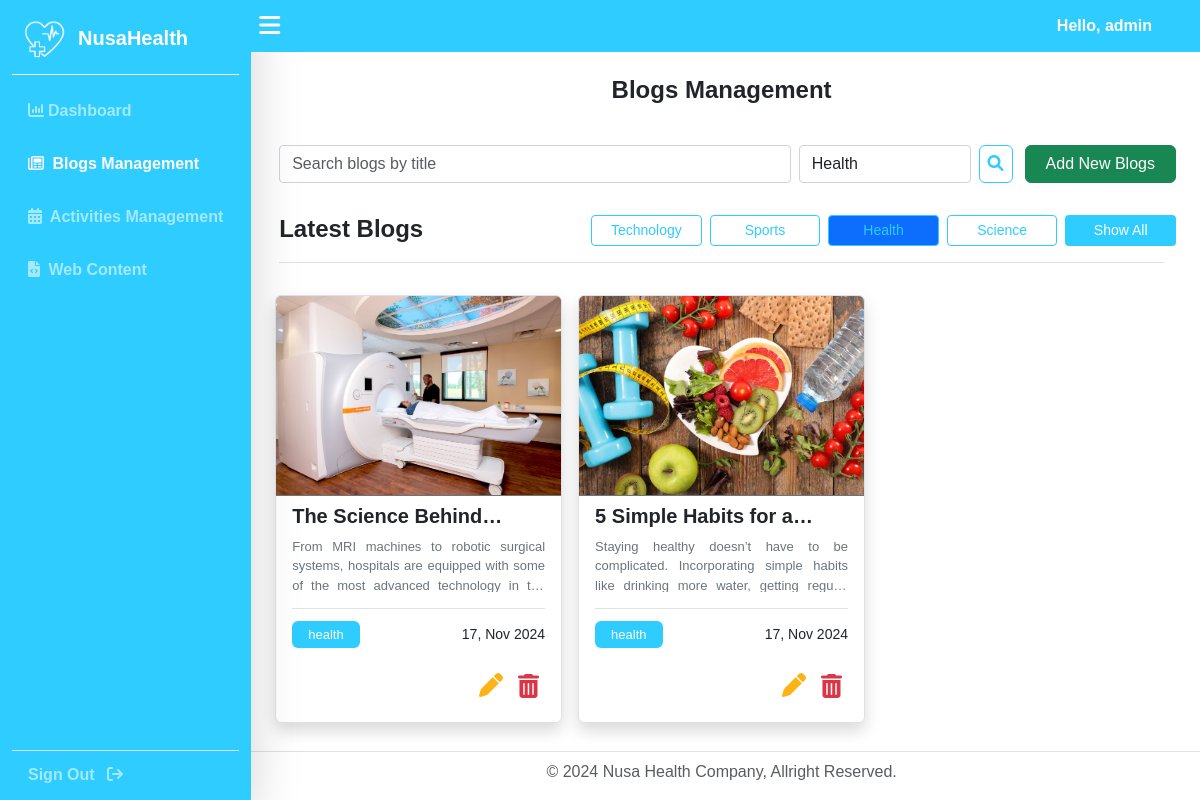
Screenshot of /dashboard/blogs-management?category=health&q= (signed in) with the database file from the repository.
### NusaHealthApp/models.py (models this page shows, shortened)
class Logo(models.Model):
    primary_logo = models.ImageField(upload_to='logos/', blank=True, null=True, help_text="Upload primary logo")
    secondary_logo = models.ImageField(upload_to='logos/', blank=True, null=True, help_text="Upload secondary logo")

class Blogs(models.Model):
    STATUS_CHOICES = (
        ('draft', 'Draft'),
        ('published', 'Published'),
    )
    CATEGORIES = (
        ('technology', 'Technology'),
        ('sports', 'Sports'),
        ('health', 'Health'),
        ('science', 'Science'),
        ('services', 'Services'),
        ('news', 'News'),
        ('diseases', 'Diseases'),
        ('events', 'Events'),
        ('education', 'Education'),
        ('lifestyle', 'LifeStyle'),
        ('medicine', 'Medicine'),
    )
    title = models.CharField(max_length=250)
    body = models.TextField()
    image = models.ImageField(upload_to='blogs/', help_text="Upload image")
    author = models.ForeignKey(User, related_name='blog_posts', on_delete=models.CASCADE)
    category = models.CharField(max_length=100, choices=CATEGORIES, default='health')
    objects = models.Manager()
    published = PublishedManager()
    slug = models.SlugField(max_length=250, unique_for_date='publish')
    publish = models.DateTimeField(default=timezone.now)
    created = models.DateTimeField(auto_now_add=True)
    updated = models.DateTimeField(auto_now=True)
    status = models.CharField(max_length=10, choices=STATUS_CHOICES, default='published')
    class Meta:
        ordering = ('-publish',)

### NusaHealthApp/views.py (the view)
# urls.py: path('dashboard/blogs-management', views.BlogsManagement, name='blogs-management'),
@admin_required()
def BlogsManagement(request):
    logo_instance = Logo.objects.first()
    blogs = Blogs.objects.all()
    category_filter = request.GET.get('category')
    if category_filter:
        blogs = blogs.filter(category=category_filter)
    query = request.GET.get('q')
    if query:
        blogs = blogs.filter(title__icontains=query)
    categories = Blogs.CATEGORIES
    context = {
        'section': 'blogs-management',
        'logo': logo_instance,
        'blogs': blogs,  # Queryset terisi, baik kosong maupun dengan hasil
        'categories': categories,
        'query': query,  # Menyertakan query untuk menjaga nilai pencarian di input
        'selected_category': category_filter,  # Menyertakan kategori yang terpilih
    }
    return render(request, 'Dashboard/blogs-management.html', context)

### NusaHealthApp/templates/Dashboard/blogs-management.html (shortened to what this page needs)
{% extends "Dashboard/base.html" %}
{% load static %}
{% block content %}
<div class="container pb-3">
    <div class="w-100 py-3 mb-3">
        <h4 class="text-center fw-bold">Blogs Management</h4>
    </div>
    <div class="d-flex flex-column gap-2 align-items-center w-100 container">
        <div class="row w-100">
            <form method="GET" class="col-10 d-flex gap-2" autocomplete="off">
                <input class="form-control w-75" type="search" name="q" placeholder="Search blogs by title"
                    value="{{ query|default:'' }}" aria-label="Search">
                <select name="category" class="form-control w-25" aria-label="Category Filter">
                    {% for category_value, category_name in categories %}
                    <option value="{{ category_value }}" {% if category_value|default_if_none:'' == selected_category %}selected{% endif %}>
                        {{ category_name }}
                    </option>
                    {% endfor %}
                </select>
                <button class="btn btn-outline-primary px-2" type="submit">
                    <i class="fas fa-search"></i>
                </button>
            </form>
            <a href="{% url 'blogs-management-add' %}" class="btn btn-success col-2">Add New Blogs</a>
        </div>
        <div id="latest-blogs" class="container py-3">
            <div class="d-flex w-100 justify-content-between border-bottom py-2">
                <h4 class="fw-bold w-25">Latest Blogs</h4>
                <div class="row d-flex w-75 justify-content-end flex-wrap">
                    {% for category_value, category_name in categories %}
                    <a href="?category={{ category_value }}&q={{ query|default:'' }}"
                       class="btn btn-outline-primary btn-sm col-md-2 me-2 mb-2 {% if category_value == selected_category %}active{% endif %}
                       {% if forloop.counter > 4 %}d-none category{% endif %}">
                        {{ category_name }}
                    </a>
                {% endfor %}
                    <button id="show-all-btn" class="btn btn-primary btn-sm col-md-2 mb-2">Show All</button>
                </div>
            </div>
        </div>
        <div class="row w-100">
            {% if blogs %}
            {% for blog in blogs %}
            <div class="col-md-4 p-2 hover-scaleup" style="cursor: pointer;">
                <div class="rounded shadow bg-white overflow-hidden border">
                    <img src="{{ blog.image.url }}" class="w-100 m-0 border-bottom border-secondary"
                        style="height: 200px; object-fit: cover;" alt="{{ blog.title }}">
                    <div class="my-2 mx-3 border-bottom">
                        <h5 class="fw-semibold text-truncate-1 fs-5" style="height: 25px;">
                            {{ blog.title }}
                        </h5>
                        <p class="text-secondary fs-small text-truncate-3 text-justify" style="height: 55px;">
                            {{ blog.body }}
                        </p>
                    </div>
                    <div class="my-2 mx-3 row justify-content-between align-items-center overflow-hidden"
                        style="height: 35px;">
                        <div class="d-flex flex-wrap gap-2 col-8 p-0">
                            <span class="bg-primary text-white rounded fs-small py-1 px-3">{{ blog.category }}</span>
                        </div>
                        <div class="col-4 p-0">
                            <p class="m-0 text-end" style="font-size: 14px;">
                                {{ blog.publish|date:"d, M Y" }}
                            </p>
                        </div>
                    </div>
                    <div class="m-3 justify-content-end row">
                        <div class="col-2 m-0 p-0 text-end">
                            <a href="{% url 'blogs-management-update' blog.id %}" class="text-warning fs-4"><i
                                    class="fas fa-pen"></i></a>
                        </div>
                        <div class="col-2 m-0 p-0 text-end">
                            <button class="text-danger fs-4 delete-btn border-0 bg-transparent"
                                data-url="{% url 'blogs-management-delete' blog.id %}"><i
                                    class="fas fa-trash-alt delete-btn"></i></button>
                        </div>
                    </div>
                </div>
            </div>
            {% endfor %}
            {% else %}
            <div class="alert alert-warning text-center w-100">
                No blogs found.
            </div>
            {% endif %}
        </div>
    </div>
</div>
{% endblock %}

### NusaHealthApp/templates/Dashboard/base.html (shortened to what this page needs)
<!DOCTYPE html>
<html lang="en">
<head>
    {% load django_bootstrap5 %}
    {% bootstrap_css %}
    {% load static %}
    <link rel="stylesheet" href="https://unpkg.com/swiper/swiper-bundle.min.css" />
    <link rel="stylesheet" href="{% static 'NusaHealthApp/css/custom.css' %}">
    <link rel="stylesheet" href="https://unpkg.com/leaflet/dist/leaflet.css" />
    <link rel="stylesheet" href="https://cdnjs.cloudflare.com/ajax/libs/font-awesome/6.0.0-beta3/css/all.min.css">
</head>
<body class="d-flex min-vh-100">
    {% include 'Dashboard/nav.html' %}
    <div id="main-menu" class="d-flex flex-column w-100 header-mcu">
        <section class="bg-primary d-flex justify-content-between align-items-center pe-5" style="z-index: 1010;">
            <div class="d-flex gap-3 align-items-center">
                <button id="toggle-sidebar-mcu" class="btn btn-primary rounded-0 py-2 px-3" type="button">
                    <span class="fs-4"><i class="fas fa-bars"></i></span>
                </button>
            </div>
            <p class="d-md-block d-none text-white fw-semibold my-0">
                Hello, {{ user.username }}
            </p>
        </section>
        <main class="d-flex flex-grow-1 pt-2">
            {% block content %}
            {% endblock %}
        </main>
        <section>
            {% include 'Dashboard/footer.html' %}
        </section>
    </div>
</body>
</html>

### NusaHealthApp/templates/Dashboard/nav.html (shortened to what this page needs)
{% load static %}
<nav id="sidebar-mcu" class="navbar bg-primary position-fixed navbar-dark fixed-start shadow-lg vh-100 d-flex flex-column align-items-start">
    <div class="container-fluid flex-column d-flex justify-content-between h-100">
        <div class="w-100 d-flex flex-column">
            <div class="text-white w-100 border-bottom border-white d-flex justify-content-between px-2 align-items-center" style="padding-bottom: 5.5px;">
                <div class="navbar-brand fw-semibold fs-md-2 fs-5 d-flex align-items-center">
                    <img src="{{logo.secondary_logo.url}}" alt="Logo XXX" width="50px" class="me-2">
                    NusaHealth
                </div>
            </div>
            <ul class="navbar-nav d-flex flex-column gap-3 mt-3 w-100 px-3">
                <li class="nav-item">
                    <a class="nav-link fw-semibold {% if section == 'dashboard' %}active{% endif %}" href="{% url 'dashboard' %}">
                        <i class="fa-solid fa-chart-column me-1"></i>Dashboard
                    </a>
                </li>
            <li class="nav-item">
                <a class="nav-link fw-semibold {% if section == 'blogs-management' %}active{% endif %}" href="{% url 'blogs-management' %}">
                    <i class="fa-regular fa-newspaper me-1"></i> Blogs Management
                </a>
            </li>
            <li class="nav-item">
                <a class="nav-link fw-semibold {% if section == 'activities-management' %}active{% endif %}" href="{% url 'activities-management' %}">
                    <i class="fa-solid fa-calendar-days me-1"></i> Activities Management
                </a>
            </li>
            <li class="nav-item">
                <a class="nav-link fw-semibold {% if section == 'content-management' %}active{% endif %}" href="{% url 'content-management' %}">
                    <i class="fa-solid fa-file-code me-1"></i> Web Content
                </a>
            </ul>
        </div>
        <ul class="navbar-nav d-flex flex-column w-100 border-top boder-light pt-1 px-3">
            <li class="nav-item">
                {% if user.is_authenticated %}
                    <a class="nav-link fw-semibold" href="{% url 'sign-out' %}">
                        Sign Out <i class="fa-solid fa-arrow-right-from-bracket ms-2"></i>
                    </a>
                {% else %}
                    <a class="nav-link fw-semibold {% if section == 'signIn' %}active{% endif %}" href="{% url 'sign-in' %}">
                        Sign In <i class="fas fa-arrow-right-to-bracket ms-2"></i>
                    </a>
                {% endif %}
            </li>
        </ul>
    </div>
</nav>

### NusaHealthApp/static/NusaHealthApp/css/custom.css (style rules this page uses)
* { font-family: Arial, Helvetica, sans-serif; }
.bg-primary { background: #2FCCFF !important; }
.btn-outline-primary { border-color: #2FCCFF !important; color: #2FCCFF !important; }
.btn-primary { background: #2FCCFF !important; border: #2FCCFF !important; }
.text-warning { color: #FCB316 !important; }
.navbar { background: rgba(47,204,255, 1); backdrop-filter: blur(5px); }
.navbar .nav-link { position: relative; display: inline-block; padding-bottom: 5px; color: #A3E9FF !important; transition: color 0.3s ease-in-out; }
.navbar .nav-item .active { color: #fff !important; }
.navbar .nav-link:not(.active)::after { content: ""; position: absolute; width: 0; height: 2px; background-color: #fff; bottom: 0; left: 50%; transform: translateX(-50%); transition: width 0.3s ease-in-out; }
.text-truncate-3 { display: -webkit-box; -webkit-line-clamp: 3; -webkit-box-orient: vertical; overflow: hidden; }
.text-truncate-1 { display: -webkit-box; -webkit-line-clamp: 1; -webkit-box-orient: vertical; overflow: hidden; }
.text-justify { text-align: justify; }
.form-control { border: 1px solid #ced4da; border-radius: 0.25rem; }
.fs-small { font-size: small !important; }
#sidebar-mcu .active { color: #fff !important; }
#sidebar-mcu { transform: translateX(0); transition: transform 0.5s ease; z-index: 10; }
.header-mcu { padding-left: 15.2rem; width: calc(100% - 15.2rem); transition: padding-left 0.5s ease, width 0.5s ease; }
.hover-scaleup { transition: scale 0.3s ease-in-out; }

### rows the page displays
Logo: secondary_logo (picture)
Blogs: image (picture), title "The Science…", body "From MRI machines to robotic surgical systems, hospitals are equipped with some of the most advanced technology in…", category "health", publish "17, Nov 2024"
Blogs: image (picture), title "5 Simple Habits for…", body "Staying healthy doesn’t have to be complicated. Incorporating simple habits like drinking more water, getting…", category "health", publish "17, Nov 2024"

### other values shown
{{ user.username }} "admin"
{{ category_name }} "Technology" "Sports" "Health" "Science"
form field category "Health"
